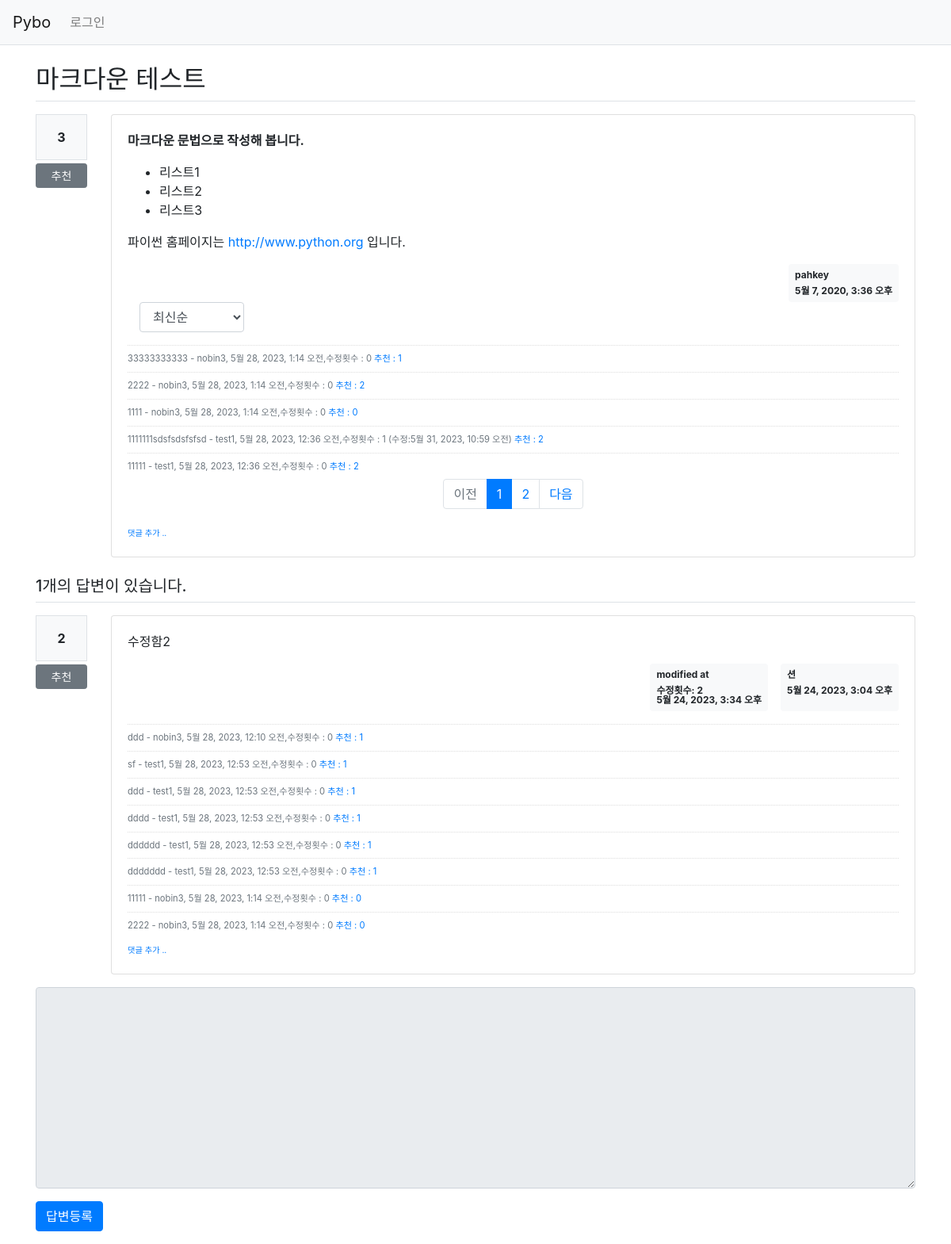
The page /pybo/15/ on the database its author committed.
### pybo/models.py (models this page shows, shortened)
class Question(models.Model):
    author = models.ForeignKey(User, on_delete=models.CASCADE, related_name='author_question')
    subject = models.CharField(max_length=200)
    content = models.TextField()
    create_date = models.DateTimeField()
    modify_date = models.DateTimeField(null=True, blank=True)
    modify_count = models.IntegerField(default=0)
    voter = models.ManyToManyField(User, related_name='voter_question')

class Comment(models.Model):
    author = models.ForeignKey(User, on_delete=models.CASCADE)
    content = models.TextField()
    create_date = models.DateTimeField()
    modify_date = models.DateTimeField(null=True, blank=True)
    modify_count = models.IntegerField(default=0) ##수정횟수 시현
    question = models.ForeignKey(Question, null=True, blank=True, on_delete=models.CASCADE)
    answer = models.ForeignKey(Answer, null=True, blank=True, on_delete=models.CASCADE)
    voter = models.ManyToManyField(User, related_name='voter_comment')

class Answer(models.Model):
    author = models.ForeignKey(User, on_delete=models.CASCADE, related_name='author_answer')
    question = models.ForeignKey(Question, on_delete=models.CASCADE)
    content = models.TextField()
    create_date = models.DateTimeField()
    modify_date = models.DateTimeField(null=True, blank=True)
    voter = models.ManyToManyField(User, related_name='voter_answer')
    modify_count = models.IntegerField(default=0)

### pybo/views/base_views.py (the view)
# urls.py: path('<int:question_id>/', base_views.detail, name='detail'),
def detail(request, question_id):
    question = get_object_or_404(Question, pk=question_id)
    """
    페이지 네이션 및 정렬 추가 -종빈-
    """
    page = request.GET.get('page', '1')  # 페이지
    so = request.GET.get('so', 'recent')  # 정렬기준
    if so == 'recommend':
        comment_list = Comment.objects.filter(question_id=question_id).annotate(num_voter=Count('voter')).order_by('-num_voter', '-create_date')
    else:  # recent
        comment_list = Comment.objects.filter(question_id=question_id).order_by('-create_date')
    paginator = Paginator(comment_list,5)
    page_obj = paginator.get_page(page)
    context = {'question': question, 'page':page, 'comment_list':page_obj, 'so': so}
    return render(request, 'pybo/question_detail.html', context)

### pybo/templatetags/pybo_filter.py (called while the page is built)
@register.filter()
def mark(value):
    extensions = ["nl2br", "fenced_code"]
    return mark_safe(markdown.markdown(value, extensions=extensions))

### templates/pybo/question_detail.html (shortened to what this page needs)
{% extends 'base.html' %}
{% load pybo_filter %}
{% block content %}
    <div class="container my-3">
        <h2 class="border-bottom py-2">{{ question.subject }}</h2>
        <div class="row my-3">
            <div class="col-1">
                <div class="bg-light text-center p-3 border font-weight-bolder mb-1">{{ question.voter.count }}</div>
                <a href="#" data-uri="{% url 'pybo:vote_question' question.id %}"
                   class="recommend btn btn-sm btn-secondary btn-block my-1">추천</a>
            </div>
            <div class="col-11">
                <div class="card">
                    <div class="card-body">
                        <div class="card-text">{{ question.content|mark }}</div>
                        <div class="d-flex justify-content-end">
                            <div class="badge badge-light p-2 text-left">
                                <div class="mb-2">{{ question.author.username }}</div>
                                <div>{{ question.create_date }}</div>
                            </div>
                        </div>
                        {% if question.comment_set.count > 0 %}
                            <div class="col-2">
                                <select class="form-control so">
                                    <option value="recent" {% if so == 'recent' %}selected{% endif %}>최신순</option>
                                </select>
                            </div>
                            <div class="mt-3">
                                {% for comment in comment_list %}
                                    <div class="comment py-2 text-muted">
                                        <span style="white-space: pre-line;">{{ comment.content }}</span>
                                        <span>
                                - {{ comment.author }}, {{ comment.create_date }},수정횟수 : {{ comment.modify_count }}
                                            {% if comment.modify_date %}
                                                (수정:{{ comment.modify_date }})
                                            {% endif %}
                            </span>
                                        <a href="{% url 'pybo:vote_comment' comment.id %}" class="recommend">추천
                                            : {{ comment.voter.count }}</a>
                                    </div>
                                {% endfor %}
                            </div>
                            <ul class="pagination justify-content-center">
                                {% if comment_list.has_previous %}
                                    <li class="page-item">
                                        <a class="page-link" data-page="{{ comment_list.previous_page_number }}"
                                           href="#">이전</a>
                                    </li>
                                {% else %}
                                    <li class="page-item disabled">
                                        <a class="page-link" tabindex="-1" aria-disabled="true" href="#">이전</a>
                                    </li>
                                {% endif %}
                                {% for page_number in comment_list.paginator.page_range %}
                                    {% if page_number >= comment_list.number|add:-5 and page_number <= comment_list.number|add:5 %}
                                        {% if page_number == comment_list.number %}
                                            <li class="page-item active" aria-current="page">
                                                <a class="page-link" data-page="{{ page_number }}"
                                                   href="#">{{ page_number }}</a>
                                            </li>
                                        {% else %}
                                            <li class="page-item">
                                                <a class="page-link" data-page="{{ page_number }}"
                                                   href="#">{{ page_number }}</a>
                                            </li>
                                        {% endif %}
                                    {% endif %}
                                {% endfor %}
                                {% if comment_list.has_next %}
                                    <li class="page-item">
                                        <a class="page-link" data-page="{{ comment_list.next_page_number }}"
                                           href="#">다음</a>
                                    </li>
                                {% else %}
                                    <li class="page-item disabled">
                                        <a class="page-link" tabindex="-1" aria-disabled="true" href="#">다음</a>
                                    </li>
                                {% endif %}
                            </ul>
                        {% endif %}
                        <div>
                            <a href="{% url 'pybo:comment_create_question' question.id %}"
                               class="small"><small>댓글 추가 ..</small></a>
                        </div>
                    </div>
                </div>
            </div>
        </div>
        <h5 class="border-bottom my-3 py-2">{{ question.answer_set.count }}개의 답변이 있습니다.</h5>
        {% for answer in question.answer_set.all %}
            <div class="row my-3">
                <div class="col-1">
                    <div class="bg-light text-center p-3 border font-weight-bolder mb-1">{{ answer.voter.count }}</div>
                    <a href="#" data-uri="{% url 'pybo:vote_answer' answer.id %}"
                       class="recommend btn btn-sm btn-secondary btn-block my-1">추천</a>
                </div>
                <div class="col-11">
                    <div class="card">
                        <div class="card-body">
                            <div class="card-text">{{ answer.content|mark }}</div>
                            <div class="d-flex justify-content-end">
                                {% if answer.modify_date %}
                                    <div class="badge badge-light p-2 text-left mx-3">
                                        <div class="mb-2">modified at</div>
                                        <div>수정횟수: {{ answer.modify_count }}</div>
                                        <div>{{ answer.modify_date }}</div>
                                    </div>
                                {% endif %}
                                <div class="badge badge-light p-2 text-left">
                                    <div class="mb-2">{{ answer.author.username }}</div>
                                    <div>{{ answer.create_date }}</div>
                                </div>
                            </div>
                            {% if answer.comment_set.count > 0 %}
                                <div class="mt-3">
                                    {% for comment in answer.comment_set.all %}
                                        <div class="comment py-2 text-muted">
                                            <span style="white-space: pre-line;">{{ comment.content }}</span>
                                            <span>
                                - {{ comment.author }}, {{ comment.create_date }},수정횟수 : {{ comment.modify_count }}
                            </span>
                                            <a href="{% url 'pybo:vote_comment' comment.id %}" class="recommend">추천
                                                : {{ comment.voter.count }}</a>
                                        </div>
                                    {% endfor %}
                                </div>
                            {% endif %}
                            <div>
                                <a href="{% url 'pybo:comment_create_answer' answer.id %}"
                                   class="small"><small>댓글 추가 ..</small></a>
                            </div>
                        </div>
                    </div>
                </div>
            </div>
        {% endfor %}
        <form action="{% url 'pybo:answer_create' question.id %}" method="post" class="my-3">
            <div class="form-group">
            <textarea {% if not user.is_authenticated %}disabled{% endif %}
                      name="content" id="content" class="form-control" rows="10"></textarea>
            </div>
            <input type="submit" value="답변등록" class="btn btn-primary">
        </form>
    </div>
{% endblock %}

### static/style.css (style rules this page uses)
.comment { border-top:dotted 1px #ddd; font-size:0.7em; }

### rows shown on the page
Question: subject "마크다운 테스트", voter.count "3", content|mark "마크다운 문법으로 작성해 봅니다. 리스트1 리스트2 리스트3 파이썬 홈페이지는 http://www.python.org 입니다.", author.username "pahkey", create_date "5월 7, 2020, 3:36 오후", answer_set.count "1"
Comment: content "33333333333", author "nobin3", create_date "5월 28, 2023, 1:14 오전", modify_count "0", voter.count "1"
Comment: content "2222", author "nobin3", create_date "5월 28, 2023, 1:14 오전", modify_count "0", voter.count "2"
Comment: content "1111", author "nobin3", create_date "5월 28, 2023, 1:14 오전", modify_count "0", voter.count "0"
Comment: content "1111111sdsfsdsfsfsd", author "test1", create_date "5월 28, 2023, 12:36 오전", modify_count "1", modify_date "5월 31, 2023, 10:59 오전", voter.count "2"
Comment: content "11111", author "test1", create_date "5월 28, 2023, 12:36 오전", modify_count "0", voter.count "2"
Answer: voter.count "2", content|mark "수정함2", modify_count "2", modify_date "5월 24, 2023, 3:34 오후", author.username "션", create_date "5월 24, 2023, 3:04 오후"
Comment: content "ddd", author "nobin3", create_date "5월 28, 2023, 12:10 오전", modify_count "0", voter.count "1"
Comment: content "sf", author "test1", create_date "5월 28, 2023, 12:53 오전", modify_count "0", voter.count "1"
Comment: content "ddd", author "test1", create_date "5월 28, 2023, 12:53 오전", modify_count "0", voter.count "1"
Comment: content "dddd", author "test1", create_date "5월 28, 2023, 12:53 오전", modify_count "0", voter.count "1"
Comment: content "dddddd", author "test1", create_date "5월 28, 2023, 12:53 오전", modify_count "0", voter.count "1"
Comment: content "ddddddd", author "test1", create_date "5월 28, 2023, 12:53 오전", modify_count "0", voter.count "1"
Comment: content "11111", author "nobin3", create_date "5월 28, 2023, 1:14 오전", modify_count "0", voter.count "0"
Comment: content "2222", author "nobin3", create_date "5월 28, 2023, 1:14 오전", modify_count "0", voter.count "0"

### other values the page prints
{{ page_number }} "1"
{{ page_number }} "2"
